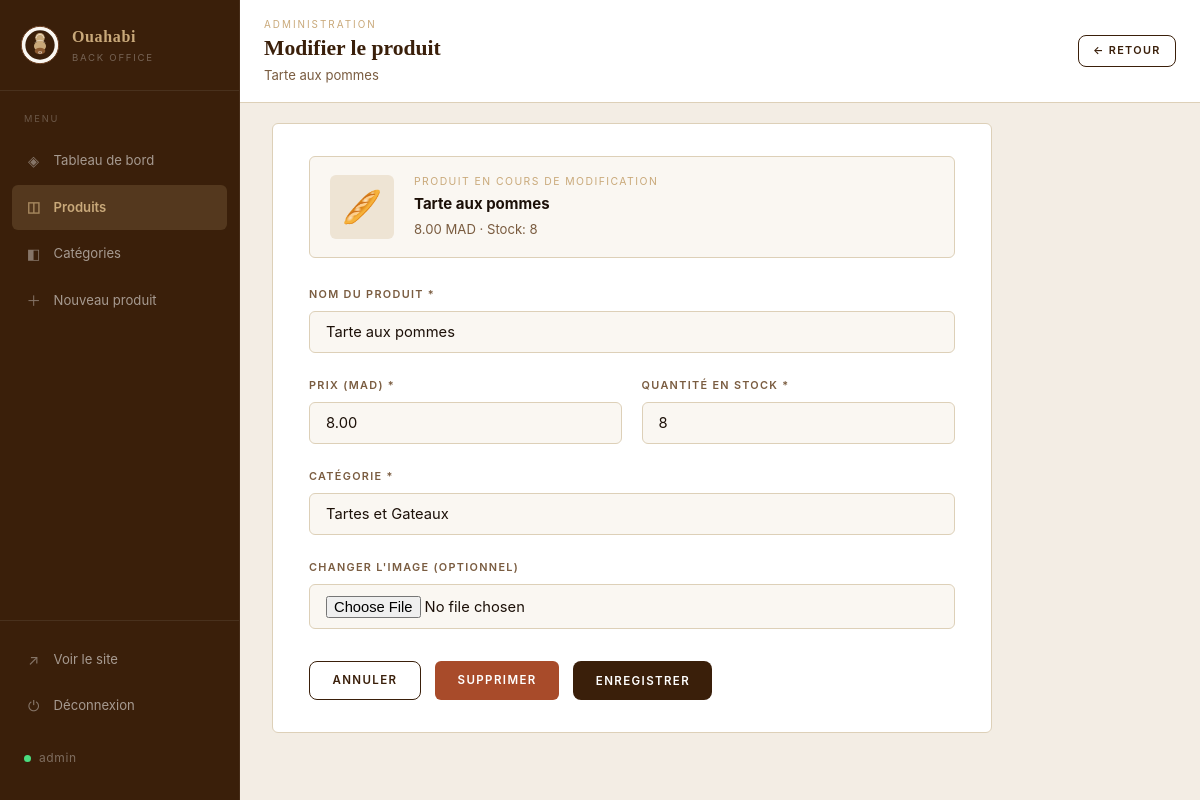
/projet-fil-rouge/projet-fil-rouge/boulangerie/modifier.php?id=8 (signed in), run on an earlier commit of the app's database.
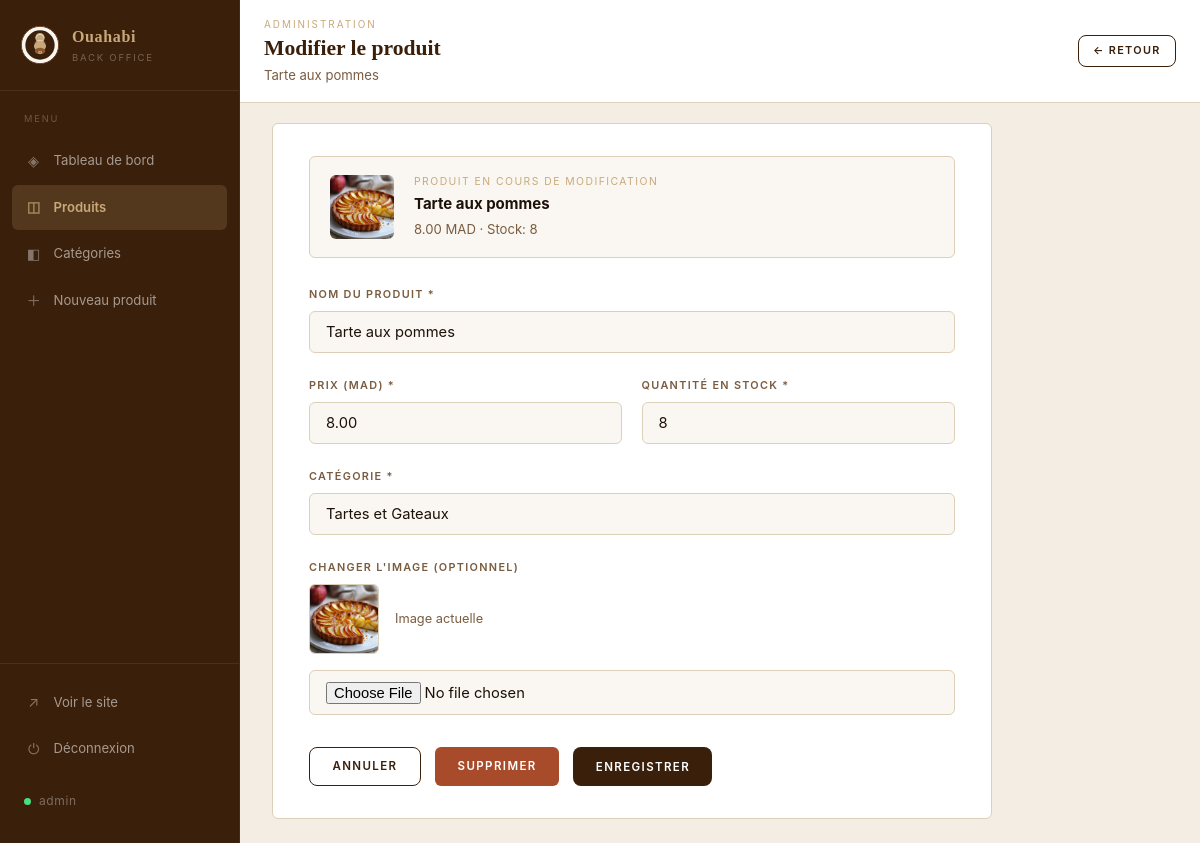
And on a later commit of the database.
### tables this page shows
CREATE TABLE `produit` (
  `id` int(11) NOT NULL,
  `nom_produit` varchar(100) NOT NULL,
  `prix` decimal(10,2) NOT NULL,
  `quantite_stock` int(11) NOT NULL,
  `image` varchar(255) DEFAULT NULL,
  `categorie_id` int(11) DEFAULT NULL
);

CREATE TABLE `categorie` (
  `id` int(11) NOT NULL,
  `nom_categorie` varchar(100) NOT NULL
);

### projet-fil-rouge/projet-fil-rouge/boulangerie/includes/helpers.php (called while the page is built, shortened)
<?php
function produitImage($image) {
    if (!empty($image) && file_exists(__DIR__ . '/../images/' . $image)) {
        return 'images/' . $image;
    }
    return '';
}

### projet-fil-rouge/projet-fil-rouge/boulangerie/modifier.php (the view, shortened to what the changed rows need)
<?php
require_once 'db.php';
require_once 'includes/helpers.php';
$id = isset($_GET['id']) ? (int)$_GET['id'] : 0;
$stmt = $pdo->prepare("SELECT * FROM produit WHERE id = ?");
$stmt->execute(array($id));
$produit = $stmt->fetch();
$erreurs = array();
$categories = $pdo->query("SELECT * FROM categorie ORDER BY nom_categorie")->fetchAll();
if ($_SERVER['REQUEST_METHOD'] == 'POST' && !empty($erreurs)) {
    $valeurs = $_POST;
} else {
    $valeurs = $produit;
}
$adminTitle = 'Modifier le produit';
$adminSubtitle = $produit['nom_produit'];
require 'includes/admin-layout-start.php';
?>
<div class="admin-form-panel">
  <div class="admin-product-preview">
    <div class="admin-product-preview-img">
      <?php $img = produitImage($produit['image']); ?>
      <?php if ($img != ''): ?>
        <img src="<?= htmlspecialchars($img) ?>" alt="">
      <?php else: ?>
        <span>🥖</span>
      <?php endif; ?>
    </div>
    <div>
      <span class="admin-preview-label">Produit en cours de modification</span>
      <strong><?= htmlspecialchars($produit['nom_produit']) ?></strong>
      <span class="admin-preview-meta">
        <?= number_format($produit['prix'], 2) ?> MAD · Stock: <?= (int)$produit['quantite_stock'] ?>
      </span>
    </div>
  </div>
  <form method="POST" enctype="multipart/form-data" class="admin-form">
    <div class="form-group">
      <label class="form-label" for="nom_produit">Nom du produit *</label>
      <input type="text" id="nom_produit" name="nom_produit" class="form-control"
             value="<?= htmlspecialchars($valeurs['nom_produit'] ?? '') ?>" required>
    </div>
    <div class="form-row">
      <div class="form-group">
        <label class="form-label" for="prix">Prix (MAD) *</label>
        <input type="number" id="prix" name="prix" class="form-control" step="0.01" min="0"
               value="<?= htmlspecialchars($valeurs['prix'] ?? '') ?>" required>
      </div>
      <div class="form-group">
        <label class="form-label" for="quantite_stock">Quantité en stock *</label>
        <input type="number" id="quantite_stock" name="quantite_stock" class="form-control" min="0"
               value="<?= htmlspecialchars($valeurs['quantite_stock'] ?? '') ?>" required>
      </div>
    </div>
    <div class="form-group">
      <label class="form-label" for="categorie_id">Catégorie *</label>
      <select id="categorie_id" name="categorie_id" class="form-control" required>
        <?php foreach ($categories as $cat): ?>
          <option value="<?= $cat['id'] ?>"
            <?= ((int)($valeurs['categorie_id'] ?? 0) == (int)$cat['id']) ? 'selected' : '' ?>>
            <?= htmlspecialchars($cat['nom_categorie']) ?>
          </option>
        <?php endforeach; ?>
      </select>
    </div>
    <div class="form-group">
      <?php if ($img != ''): ?>
        <div class="admin-current-image">
          <img src="<?= htmlspecialchars($img) ?>" alt="">
          <span>Image actuelle</span>
        </div>
      <?php endif; ?>
    </div>
  </form>
</div>
<?php require 'includes/admin-layout-end.php'; ?>

### projet-fil-rouge/projet-fil-rouge/boulangerie/includes/admin-layout-start.php (shortened to what the changed rows need)
<?php
require_once __DIR__ . '/helpers.php';
?>
<!DOCTYPE html>
<html lang="fr">
<head>
  <link rel="stylesheet" href="css/style.css">
</head>
<body class="admin-body">
<div class="admin-shell">
  <div class="admin-main">
    <header class="admin-topbar">
      <div>
        <p class="admin-topbar-eyebrow">Administration</p>
        <h1 class="admin-topbar-title"><?= htmlspecialchars($adminTitle) ?></h1>
        <?php if ($adminSubtitle): ?>
          <p class="admin-topbar-sub"><?= htmlspecialchars($adminSubtitle) ?></p>
        <?php endif; ?>
      </div>
    </header>
    <main class="admin-content">

What changed in the data, as far as the page shows it:
changed produit "Tarte aux pommes": image: picture added; image empty → "prod_6a27fdea9679e.jpg" (drawn)
Also different on the page:
text now shown: "Image actuelle"
